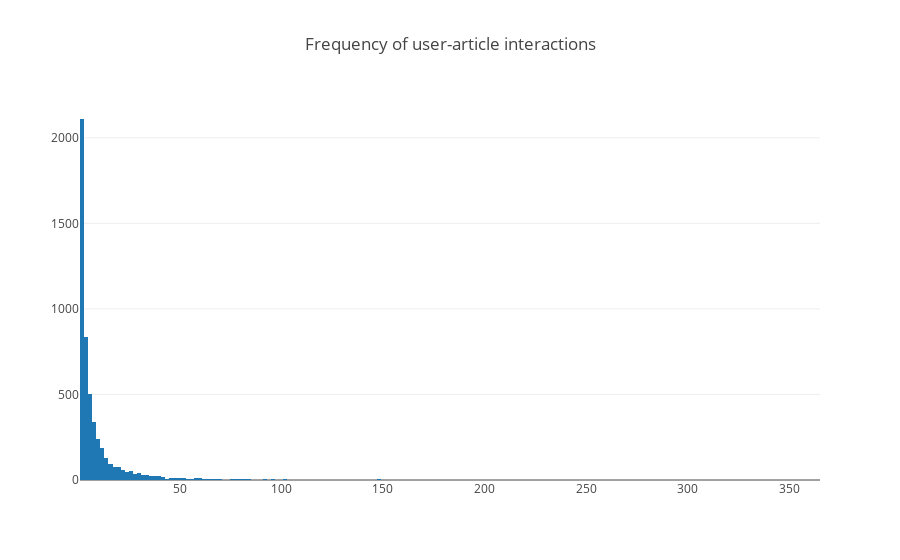

The notebook cell saved with this chart:
### Code cell
trace = go.Histogram(
    x = user_interact_df.views_by_user,
    xbins=dict(
        start=np.min(user_interact_df.views_by_user),
        end=np.max(user_interact_df.views_by_user)
    ))

layout = go.Layout(title='Frequency of user-article interactions')
fig = go.Figure(data=go.Data([trace]),layout=layout)
iplot(fig)

### Figure 1 — Plotly figure (JSON) as saved in the notebook; plotly's stock layout.template omitted (floating-point values rounded to 4 significant figures; data arrays with more than 128 entries replaced by an {"elided": "..."} marker saying what was removed)
{"data": [{"type": "histogram", "uid": "7c1ee4e0-a911-4769-b0ff-f56475f6fc78", "x": {"elided": "5148 int values"}, "xbins": {"end": 364, "start": 1}}], "layout": {"title": {"text": "Frequency of user-article interactions"}}}
